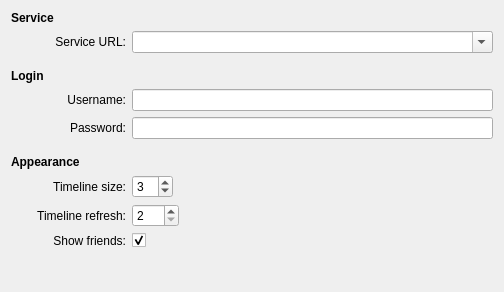
<?xml version="1.0" encoding="UTF-8"?>
<ui version="4.0">
 <class>TwitterConfig</class>
 <widget class="QWidget" name="TwitterConfig">
  <property name="geometry">
   <rect>
    <x>0</x>
    <y>0</y>
    <width>504</width>
    <height>292</height>
   </rect>
  </property>
  <layout class="QGridLayout" name="gridLayout">
   <item row="3" column="0" colspan="2">
    <widget class="QLabel" name="label_6">
     <property name="font">
      <font>
       <weight>75</weight>
       <bold>true</bold>
      </font>
     </property>
     <property name="text">
      <string>Login</string>
     </property>
    </widget>
   </item>
   <item row="5" column="1">
    <widget class="QLabel" name="label_2">
     <property name="text">
      <string>Password:</string>
     </property>
     <property name="alignment">
      <set>Qt::AlignRight|Qt::AlignTrailing|Qt::AlignVCenter</set>
     </property>
     <property name="buddy">
      <cstring>passwordEdit</cstring>
     </property>
    </widget>
   </item>
   <item row="5" column="2">
    <widget class="KLineEdit" name="passwordEdit">
     <property name="echoMode">
      <enum>QLineEdit::Normal</enum>
     </property>
    </widget>
   </item>
   <item row="7" column="0" colspan="2">
    <widget class="QLabel" name="label_7">
     <property name="font">
      <font>
       <weight>75</weight>
       <bold>true</bold>
      </font>
     </property>
     <property name="text">
      <string>Appearance</string>
     </property>
    </widget>
   </item>
   <item row="8" column="1">
    <widget class="QLabel" name="label_3">
     <property name="text">
      <string>Timeline size:</string>
     </property>
     <property name="alignment">
      <set>Qt::AlignRight|Qt::AlignTrailing|Qt::AlignVCenter</set>
     </property>
     <property name="buddy">
      <cstring>historySizeSpinBox</cstring>
     </property>
    </widget>
   </item>
   <item row="8" column="2">
    <layout class="QHBoxLayout" name="horizontalLayout">
     <item>
      <widget class="KIntSpinBox" name="historySizeSpinBox">
       <property name="maximum">
        <number>20</number>
       </property>
       <property name="value">
        <number>3</number>
       </property>
      </widget>
     </item>
     <item>
      <spacer name="horizontalSpacer">
       <property name="orientation">
        <enum>Qt::Horizontal</enum>
       </property>
       <property name="sizeHint" stdset="0">
        <size>
         <width>40</width>
         <height>20</height>
        </size>
       </property>
      </spacer>
     </item>
    </layout>
   </item>
   <item row="9" column="1">
    <widget class="QLabel" name="label_4">
     <property name="text">
      <string>Timeline refresh:</string>
     </property>
     <property name="alignment">
      <set>Qt::AlignRight|Qt::AlignTrailing|Qt::AlignVCenter</set>
     </property>
     <property name="buddy">
      <cstring>historyRefreshSpinBox</cstring>
     </property>
    </widget>
   </item>
   <item row="9" column="2">
    <layout class="QHBoxLayout" name="horizontalLayout_2">
     <item>
      <widget class="KIntSpinBox" name="historyRefreshSpinBox">
       <property name="minimum">
        <number>2</number>
       </property>
       <property name="maximum">
        <number>999</number>
       </property>
      </widget>
     </item>
     <item>
      <spacer name="horizontalSpacer_2">
       <property name="orientation">
        <enum>Qt::Horizontal</enum>
       </property>
       <property name="sizeHint" stdset="0">
        <size>
         <width>40</width>
         <height>20</height>
        </size>
       </property>
      </spacer>
     </item>
    </layout>
   </item>
   <item row="10" column="1">
    <widget class="QLabel" name="label_5">
     <property name="text">
      <string>Show friends:</string>
     </property>
     <property name="alignment">
      <set>Qt::AlignRight|Qt::AlignTrailing|Qt::AlignVCenter</set>
     </property>
     <property name="buddy">
      <cstring>checkIncludeFriends</cstring>
     </property>
    </widget>
   </item>
   <item row="10" column="2">
    <widget class="QCheckBox" name="checkIncludeFriends">
     <property name="text">
      <string/>
     </property>
     <property name="checked">
      <bool>true</bool>
     </property>
    </widget>
   </item>
   <item row="11" column="0">
    <spacer name="verticalSpacer">
     <property name="orientation">
      <enum>Qt::Vertical</enum>
     </property>
     <property name="sizeHint" stdset="0">
      <size>
       <width>20</width>
       <height>0</height>
      </size>
     </property>
    </spacer>
   </item>
   <item row="6" column="1">
    <spacer name="verticalSpacer_2">
     <property name="orientation">
      <enum>Qt::Vertical</enum>
     </property>
     <property name="sizeType">
      <enum>QSizePolicy::Fixed</enum>
     </property>
     <property name="sizeHint" stdset="0">
      <size>
       <width>20</width>
       <height>10</height>
      </size>
     </property>
    </spacer>
   </item>
   <item row="0" column="0" colspan="2">
    <widget class="QLabel" name="label_8">
     <property name="font">
      <font>
       <weight>75</weight>
       <bold>true</bold>
      </font>
     </property>
     <property name="text">
      <string>Service</string>
     </property>
    </widget>
   </item>
   <item row="4" column="1">
    <widget class="QLabel" name="label">
     <property name="text">
      <string>Username:</string>
     </property>
     <property name="alignment">
      <set>Qt::AlignRight|Qt::AlignTrailing|Qt::AlignVCenter</set>
     </property>
     <property name="buddy">
      <cstring>usernameEdit</cstring>
     </property>
    </widget>
   </item>
   <item row="4" column="2">
    <widget class="KLineEdit" name="usernameEdit"/>
   </item>
   <item row="1" column="1">
    <widget class="QLabel" name="label_9">
     <property name="text">
      <string>Service URL:</string>
     </property>
     <property name="alignment">
      <set>Qt::AlignRight|Qt::AlignTrailing|Qt::AlignVCenter</set>
     </property>
     <property name="buddy">
      <cstring>serviceUrlCombo</cstring>
     </property>
    </widget>
   </item>
   <item row="2" column="1">
    <spacer name="verticalSpacer_3">
     <property name="orientation">
      <enum>Qt::Vertical</enum>
     </property>
     <property name="sizeType">
      <enum>QSizePolicy::Fixed</enum>
     </property>
     <property name="sizeHint" stdset="0">
      <size>
       <width>20</width>
       <height>10</height>
      </size>
     </property>
    </spacer>
   </item>
   <item row="1" column="2">
    <widget class="KComboBox" name="serviceUrlCombo">
     <property name="editable">
      <bool>true</bool>
     </property>
    </widget>
   </item>
  </layout>
 </widget>
 <customwidgets>
  <customwidget>
   <class>KIntSpinBox</class>
   <extends>QSpinBox</extends>
   <header>knuminput.h</header>
  </customwidget>
  <customwidget>
   <class>KLineEdit</class>
   <extends>QLineEdit</extends>
   <header>klineedit.h</header>
  </customwidget>
  <customwidget>
   <class>KComboBox</class>
   <extends>QComboBox</extends>
   <header>kcombobox.h</header>
  </customwidget>
 </customwidgets>
 <tabstops>
  <tabstop>serviceUrlCombo</tabstop>
  <tabstop>usernameEdit</tabstop>
  <tabstop>passwordEdit</tabstop>
  <tabstop>historySizeSpinBox</tabstop>
  <tabstop>historyRefreshSpinBox</tabstop>
  <tabstop>checkIncludeFriends</tabstop>
 </tabstops>
 <resources/>
 <connections/>
</ui>
